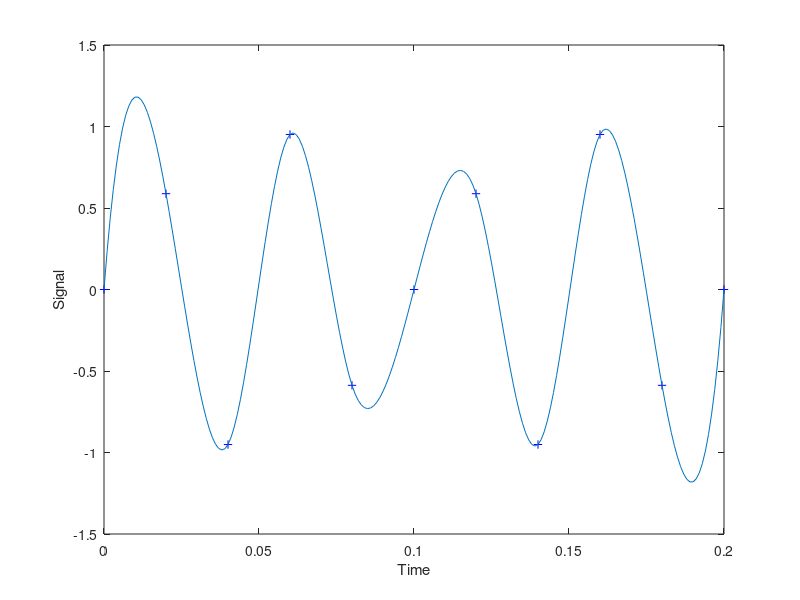

This chart was generated by the following MATLAB code:
rng default

t_end = 0.2;
% original signal 

orig_freq = 20;
orig_fs = 100000;
dt_orig = 1/orig_fs; 
t_sig = 0:dt_orig:t_end;

wav = sin(t_sig * 2 * pi * orig_freq);

% sampled signal
fs = 50;
dt = 1/fs;
t = 0:dt:t_end;
sampled = sin(t * 2 * pi * orig_freq);
disp(t)
% tx = 1:1:length(t)
% t = t*50;
up_fs = 1000;
up_dt = 1/up_fs;
up_ts = 0:up_dt:t_end;

spline_y = interp1(t, sampled, up_ts, "spline");
breaks = 0:0.01:t_end;

plot(t, sampled, "b+", up_ts, spline_y);
xlabel Time, ylabel Signal
% legend('Sampled','Interpolated','Location','SouthWest')
% legend boxoff